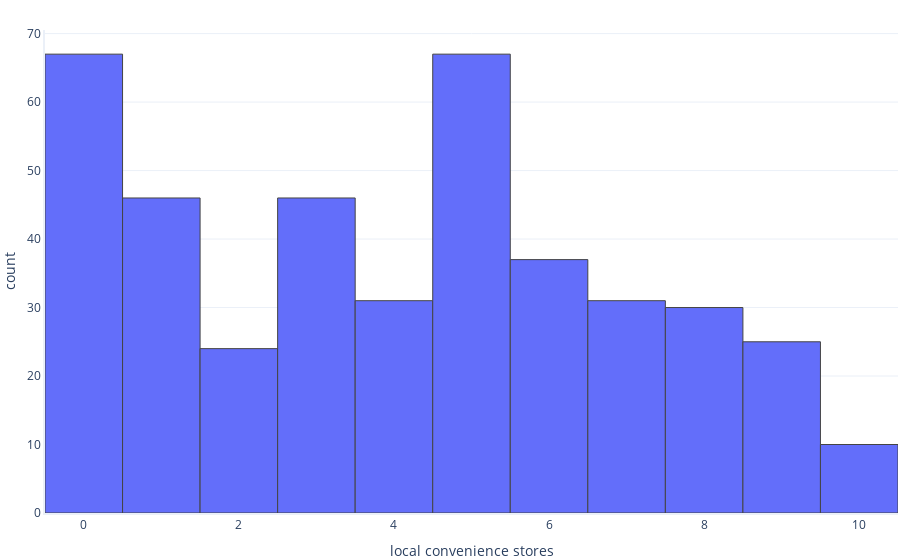

Write notebook code for a chart like this one.
### Code cell
rq.histogram(data,label_x='local_convenience_stores')

### Figure 1 — Plotly figure (JSON) as saved in the notebook; plotly's stock layout.template omitted (floating-point values rounded to 4 significant figures; data arrays with more than 128 entries replaced by an {"elided": "..."} marker saying what was removed)
{"data": [{"alignmentgroup": "True", "bingroup": "x", "hovertemplate": "local convenience stores=%{x}<br>count=%{y}<extra></extra>", "legendgroup": "", "marker": {"color": "#636efa", "pattern": {"shape": ""}}, "name": "", "offsetgroup": "", "orientation": "v", "showlegend": false, "type": "histogram", "x": {"elided": "414 int values"}, "xaxis": "x", "yaxis": "y"}], "layout": {"barmode": "relative", "legend": {"tracegroupgap": 0}, "xaxis": {"anchor": "y", "domain": [0, 1], "title": {"text": "local convenience stores"}}, "yaxis": {"anchor": "x", "domain": [0, 1], "title": {"text": "count"}}}}
